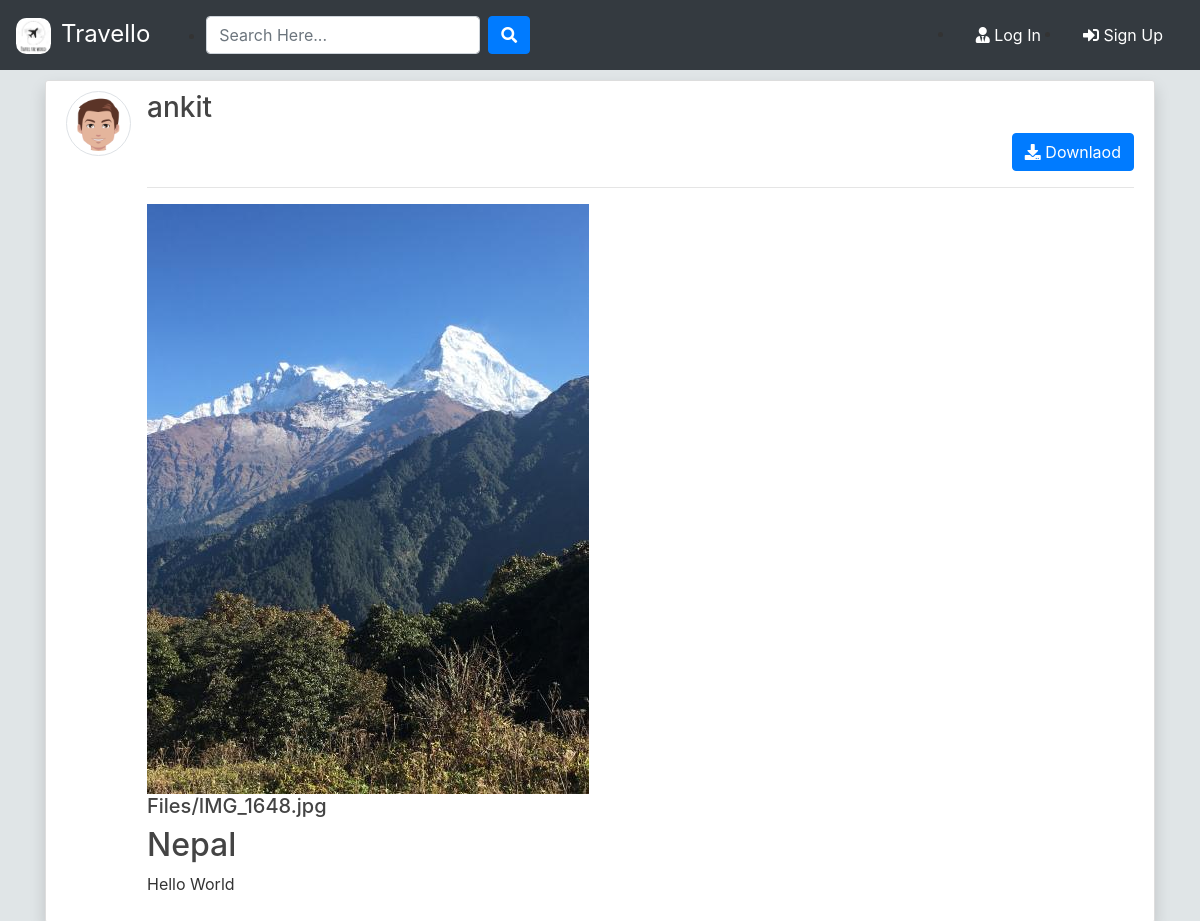
Screenshot of /post/9/ with the database file from the repository.
### blog/models.py (models this page shows, shortened)
class Post(models.Model):
	title = models.CharField(max_length=100)
	location = models.CharField(max_length=100, default='Unknown')
	file = models.ImageField(null=True,blank=True,upload_to='Files')
	content = models.TextField()
	date_posted = models.DateTimeField(default=timezone.now)
	author = models.ForeignKey(User, on_delete=models.CASCADE)
	def extension(self):
		name, extension = os.path.splitext(self.file.name)
		return extension

### users/models.py (models this page shows, shortened)
class Profile(models.Model):
    user = models.OneToOneField(User, on_delete=models.CASCADE)
    image = models.ImageField(default='default.jpg', upload_to='profile_pics')

### blog/views.py (the view)
# urls.py: path('post/<int:pk>/', PostDetailView.as_view(), name='post-detail'),
class PostDetailView(DetailView):
    model = Post
    template_name = 'blog/post_detail.html'

### blog/templates/blog/post_detail.html (shortened to what this page needs)
{% extends "blog/base.html" %}
{% block content %}
<div>
  <article class="media content-section shadow ">
     <a href="{{ object.author.profile.image.url }} " target="_blank"> <img src="{{ object.author.profile.image.url }}  " alt="" class="article-img rounded-circle img-thumbnail img-fluid">
     </a>
      <div class="media-body">
        <div class="">
          <div class="d-flex justify-content-between">
          <a class="mr-2 mt-0 mb-0  text-dark" href="{% url 'user-posts' object.author.username  %}"><h3>{{ object.author }}</h3></a>
          </div>
          {% if object.author != user %}
            <div class="form-group mt-0 pt-0 d-flex justify-content-end">
              <a href="{{ object.file.url }}" download class="btn btn-primary flex-last" type="submit"><i class="fas fa-download"></i> Downlaod</a>
            </div>
          {% endif %}
          <hr>
        </div>
        <div>
          {% if object.file %}
            {% if object.extension == '.jpg' or object.extension == 'jpeg' or object.extension == 'png' %}
              <a href="{{ object.file.url }}"  download ><img src="{{ object.file.url }}" alt="" class="img-fluid "></a>
              <a href="{{ object.file.url }}"  download class="text-dark"><h5>{{ object.file }}</h5></a>
            {% else %}
              <a href="{{ object.file.url }}"  download class="text-dark"><h5>{{ object.file }}</h5></a>
            {% endif %}
          {% endif %}
        </div>
        <h2>{{ object.title }}</h2>
        <p class="article-content">{{ object.content }}</p>
      </div>
    </article>
</div>
{% endblock content %}

### blog/static/blog/main.css (style rules this page uses)
body { background-color: #e0e5e7; color: #333333; margin-top: 0; }
h1, h2, h3, h4, h5, h6 { color: #444444; }
.content-section { background: #ffffff; padding: 10px 20px; border: 1px solid #dddddd; border-radius: 3px; margin-top: 10px; }
.article-content { white-space: pre-line; }
.article-img { height: 65px; width: 65px; margin-right: 16px; }

### rows the page displays
Post: author.profile.image (picture), author "ankit", file (picture), file "Files/IMG_1648.jpg", title "Nepal", content "Hello World"
